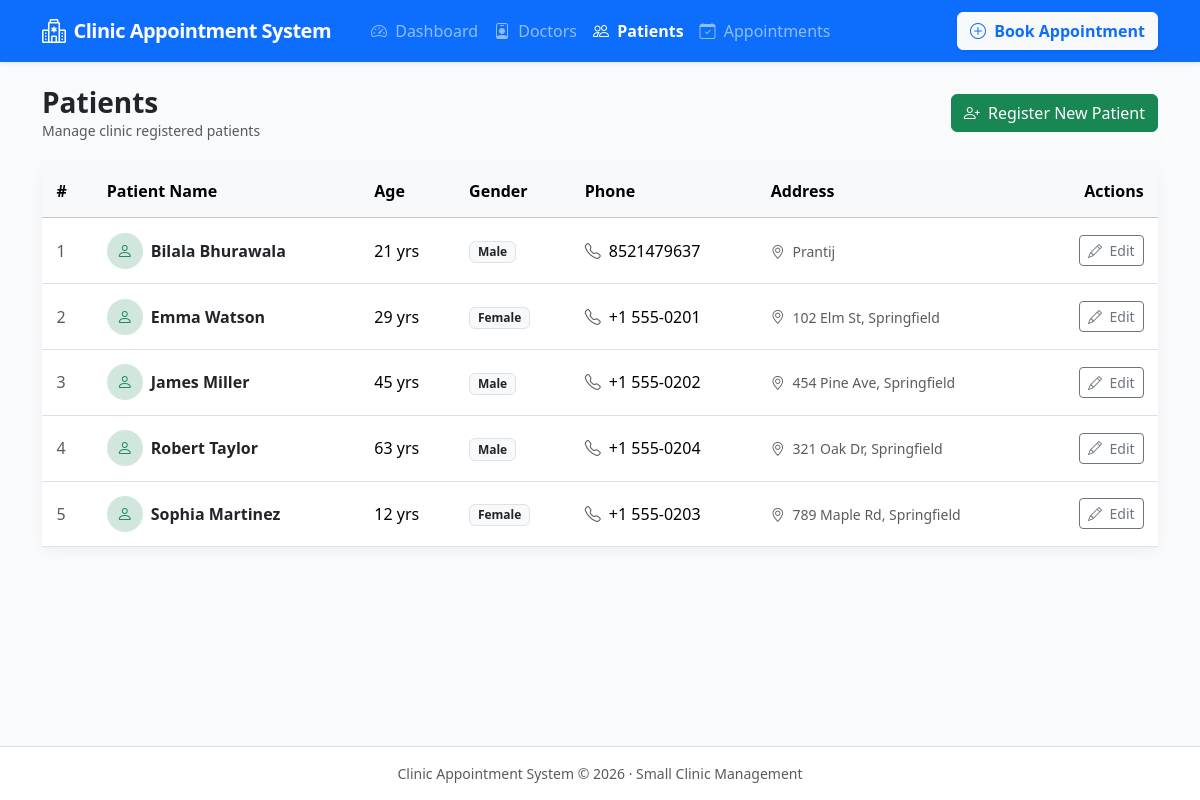
The app's page /patients/ with its own data.
### clinic/models.py (models this page shows, shortened)
class Patient(models.Model):
    GENDER_CHOICES = [
        ('Male', 'Male'),
        ('Female', 'Female'),
        ('Other', 'Other'),
    ]
    name = models.CharField(max_length=100)
    age = models.PositiveIntegerField()
    gender = models.CharField(max_length=10, choices=GENDER_CHOICES)
    phone = models.CharField(max_length=20)
    address = models.CharField(max_length=255, blank=True)
    class Meta:
        ordering = ['name']

### clinic/views.py (the view)
# urls.py: path('patients/', views.patient_list, name='patient_list'),
def patient_list(request):
    patients = Patient.objects.all().order_by('name')
    return render(request, 'clinic/patient_list.html', {'patients': patients})

### clinic/templates/clinic/patient_list.html (shortened to what this page needs)
{% extends 'clinic/base.html' %}
{% block content %}
<div class="d-flex justify-content-between align-items-center mb-4 flex-wrap gap-2">
    <div>
        <h2 class="h3 fw-bold text-dark mb-0">Patients</h2>
        <p class="text-muted mb-0 small">Manage clinic registered patients</p>
    </div>
    <a href="{% url 'patient_create' %}" class="btn btn-success">
        <i class="bi bi-person-plus me-1"></i> Register New Patient
    </a>
</div>
<div class="card main-card bg-white">
    <div class="card-body p-0">
        {% if patients %}
            <div class="table-responsive">
                <table class="table table-hover align-middle mb-0">
                    <thead class="table-light">
                        <tr>
                            <th>#</th>
                            <th>Patient Name</th>
                            <th>Age</th>
                            <th>Gender</th>
                            <th>Phone</th>
                            <th>Address</th>
                            <th class="text-end">Actions</th>
                        </tr>
                    </thead>
                    <tbody>
                        {% for patient in patients %}
                            <tr>
                                <td class="text-muted">{{ forloop.counter }}</td>
                                <td>
                                    <div class="d-flex align-items-center">
                                        <div class="bg-success-subtle text-success rounded-circle d-flex align-items-center justify-content-center me-2" style="width: 36px; height: 36px; font-weight: 600;">
                                            <i class="bi bi-person"></i>
                                        </div>
                                        <span class="fw-semibold text-dark">{{ patient.name }}</span>
                                    </div>
                                </td>
                                <td>{{ patient.age }} yrs</td>
                                <td>
                                    <span class="badge bg-light text-dark border">
                                        {{ patient.gender }}
                                    </span>
                                </td>
                                <td>
                                    <i class="bi bi-telephone text-muted me-1"></i> {{ patient.phone }}
                                </td>
                                <td>
                                    {% if patient.address %}
                                        <span class="text-muted small"><i class="bi bi-geo-alt me-1"></i> {{ patient.address }}</span>
                                    {% else %}
                                        <span class="text-muted small">N/A</span>
                                    {% endif %}
                                </td>
                                <td class="text-end">
                                    <a href="{% url 'patient_update' patient.pk %}" class="btn btn-sm btn-outline-secondary" title="Edit Patient Details">
                                        <i class="bi bi-pencil me-1"></i> Edit
                                    </a>
                                </td>
                            </tr>
                        {% endfor %}
                    </tbody>
                </table>
            </div>
        {% endif %}
    </div>
</div>
{% endblock %}

### clinic/templates/clinic/base.html (style rules this page uses)
:root { --primary-color: #0d6efd; --secondary-color: #0dcaf0; --bg-light: #f8fafc; }
body { background-color: var(--bg-light); font-family: system-ui, -apple-system, "Segoe UI", Roboto, "Helvetica Neue", Arial, sans-serif; min-height: 100vh; display: flex; flex-direction: column; }
.main-card { border: none; border-radius: 12px; box-shadow: 0 4px 12px rgba(0, 0, 0, 0.05); }
.table > :not(caption) > * > * { padding: 0.9rem 0.9rem; vertical-align: middle; }

### records on screen
Patient: name "Bilala Bhurawala", age "21", gender "Male", phone "8521479637", address "Prantij"
Patient: name "Emma Watson", age "29", gender "Female", phone "+1 555-0201", address "102 Elm St, Springfield"
Patient: name "James Miller", age "45", gender "Male", phone "+1 555-0202", address "454 Pine Ave, Springfield"
Patient: name "Robert Taylor", age "63", gender "Male", phone "+1 555-0204", address "321 Oak Dr, Springfield"
Patient: name "Sophia Martinez", age "12", gender "Female", phone "+1 555-0203", address "789 Maple Rd, Springfield"
